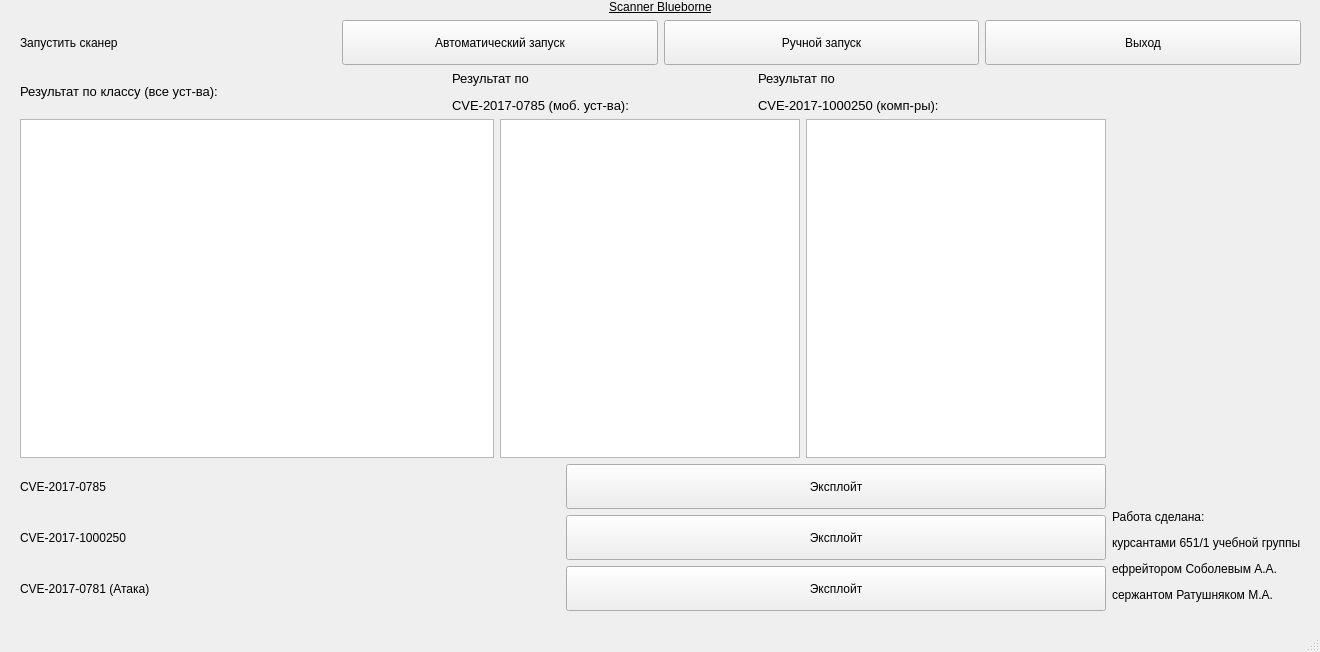
<?xml version="1.0" encoding="UTF-8"?>
<ui version="4.0">
 <class>MainWindow</class>
 <widget class="QMainWindow" name="MainWindow">
  <property name="geometry">
   <rect>
    <x>0</x>
    <y>0</y>
    <width>1320</width>
    <height>652</height>
   </rect>
  </property>
  <property name="minimumSize">
   <size>
    <width>1320</width>
    <height>652</height>
   </size>
  </property>
  <property name="maximumSize">
   <size>
    <width>1320</width>
    <height>652</height>
   </size>
  </property>
  <property name="windowTitle">
   <string>Scanner_Blueborne</string>
  </property>
  <widget class="QWidget" name="centralwidget">
   <widget class="QWidget" name="layoutWidget">
    <property name="geometry">
     <rect>
      <x>20</x>
      <y>0</y>
      <width>1281</width>
      <height>611</height>
     </rect>
    </property>
    <layout class="QVBoxLayout" name="verticalLayout_4">
     <item>
      <widget class="QLabel" name="label">
       <property name="styleSheet">
        <string notr="true">font: 75 28pt &quot;Cantarell&quot;;
text-decoration: underline;</string>
       </property>
       <property name="text">
        <string>&lt;html&gt;&lt;head/&gt;&lt;body&gt;&lt;p align=&quot;center&quot;&gt;Scanner Blueborne&lt;/p&gt;&lt;/body&gt;&lt;/html&gt;</string>
       </property>
      </widget>
     </item>
     <item>
      <layout class="QVBoxLayout" name="verticalLayout_3">
       <item>
        <layout class="QHBoxLayout" name="horizontalLayout">
         <item>
          <widget class="QLabel" name="label_2">
           <property name="styleSheet">
            <string notr="true">font: 75 14pt &quot;Open Sans Condensed&quot;;
</string>
           </property>
           <property name="text">
            <string>Запустить сканер</string>
           </property>
           <property name="buddy">
            <cstring>start</cstring>
           </property>
          </widget>
         </item>
         <item>
          <widget class="QPushButton" name="start">
           <property name="minimumSize">
            <size>
             <width>0</width>
             <height>45</height>
            </size>
           </property>
           <property name="text">
            <string>Автоматический запуск</string>
           </property>
          </widget>
         </item>
         <item>
          <widget class="QPushButton" name="start_2">
           <property name="minimumSize">
            <size>
             <width>0</width>
             <height>45</height>
            </size>
           </property>
           <property name="text">
            <string>Ручной запуск</string>
           </property>
          </widget>
         </item>
         <item>
          <widget class="QPushButton" name="exit">
           <property name="minimumSize">
            <size>
             <width>0</width>
             <height>45</height>
            </size>
           </property>
           <property name="text">
            <string>Выход</string>
           </property>
          </widget>
         </item>
        </layout>
       </item>
       <item>
        <layout class="QHBoxLayout" name="horizontalLayout_6">
         <item>
          <widget class="QLabel" name="label_3">
           <property name="maximumSize">
            <size>
             <width>500</width>
             <height>16777215</height>
            </size>
           </property>
           <property name="styleSheet">
            <string notr="true">font: 75 14pt &quot;Open Sans Condensed&quot;;
</string>
           </property>
           <property name="text">
            <string>&lt;html&gt;&lt;head/&gt;&lt;body&gt;&lt;p&gt;&lt;span style=&quot; font-size:10pt;&quot;&gt;Результат по классу (все уст-ва):&lt;/span&gt;&lt;/p&gt;&lt;/body&gt;&lt;/html&gt;</string>
           </property>
          </widget>
         </item>
         <item>
          <widget class="QLabel" name="label_8">
           <property name="maximumSize">
            <size>
             <width>300</width>
             <height>16777215</height>
            </size>
           </property>
           <property name="styleSheet">
            <string notr="true">font: 75 14pt &quot;Open Sans Condensed&quot;;
</string>
           </property>
           <property name="text">
            <string>&lt;html&gt;&lt;head/&gt;&lt;body&gt;&lt;p&gt;&lt;span style=&quot; font-size:10pt;&quot;&gt;Результат по &lt;/span&gt;&lt;/p&gt;&lt;p&gt;&lt;span style=&quot; font-size:10pt;&quot;&gt;CVE-2017-0785 (моб. уст-ва):&lt;/span&gt;&lt;/p&gt;&lt;/body&gt;&lt;/html&gt;</string>
           </property>
          </widget>
         </item>
         <item>
          <widget class="QLabel" name="label_9">
           <property name="maximumSize">
            <size>
             <width>300</width>
             <height>16777215</height>
            </size>
           </property>
           <property name="styleSheet">
            <string notr="true">font: 75 14pt &quot;Open Sans Condensed&quot;;
</string>
           </property>
           <property name="text">
            <string>&lt;html&gt;&lt;head/&gt;&lt;body&gt;&lt;p&gt;&lt;span style=&quot; font-size:10pt;&quot;&gt;Результат по &lt;/span&gt;&lt;/p&gt;&lt;p&gt;&lt;span style=&quot; font-size:10pt;&quot;&gt;CVE-2017-1000250 (комп-ры):&lt;/span&gt;&lt;/p&gt;&lt;/body&gt;&lt;/html&gt;</string>
           </property>
          </widget>
         </item>
         <item>
          <widget class="QLabel" name="label_11">
           <property name="maximumSize">
            <size>
             <width>237</width>
             <height>16777215</height>
            </size>
           </property>
           <property name="text">
            <string/>
           </property>
          </widget>
         </item>
        </layout>
       </item>
       <item>
        <layout class="QHBoxLayout" name="horizontalLayout_2">
         <item>
          <layout class="QVBoxLayout" name="verticalLayout">
           <item>
            <layout class="QHBoxLayout" name="horizontalLayout_5">
             <item>
              <widget class="QTextEdit" name="textEdit">
               <property name="maximumSize">
                <size>
                 <width>500</width>
                 <height>16777215</height>
                </size>
               </property>
               <property name="readOnly">
                <bool>true</bool>
               </property>
              </widget>
             </item>
             <item>
              <widget class="QTextEdit" name="textEdit_3">
               <property name="maximumSize">
                <size>
                 <width>300</width>
                 <height>16777215</height>
                </size>
               </property>
               <property name="readOnly">
                <bool>true</bool>
               </property>
              </widget>
             </item>
             <item>
              <widget class="QTextEdit" name="textEdit_2">
               <property name="maximumSize">
                <size>
                 <width>300</width>
                 <height>16777215</height>
                </size>
               </property>
               <property name="readOnly">
                <bool>true</bool>
               </property>
              </widget>
             </item>
            </layout>
           </item>
           <item>
            <layout class="QHBoxLayout" name="horizontalLayout_3">
             <item>
              <widget class="QLabel" name="label_6">
               <property name="styleSheet">
                <string notr="true">font: 75 14pt &quot;Open Sans Condensed&quot;;
</string>
               </property>
               <property name="text">
                <string>CVE-2017-0785</string>
               </property>
              </widget>
             </item>
             <item>
              <widget class="QPushButton" name="pushButton">
               <property name="minimumSize">
                <size>
                 <width>0</width>
                 <height>45</height>
                </size>
               </property>
               <property name="text">
                <string>Эксплойт</string>
               </property>
              </widget>
             </item>
            </layout>
           </item>
           <item>
            <layout class="QHBoxLayout" name="horizontalLayout_4">
             <item>
              <widget class="QLabel" name="label_7">
               <property name="styleSheet">
                <string notr="true">font: 75 14pt &quot;Open Sans Condensed&quot;;
</string>
               </property>
               <property name="text">
                <string>CVE-2017-1000250</string>
               </property>
              </widget>
             </item>
             <item>
              <widget class="QPushButton" name="pushButton_2">
               <property name="minimumSize">
                <size>
                 <width>0</width>
                 <height>45</height>
                </size>
               </property>
               <property name="text">
                <string>Эксплойт</string>
               </property>
              </widget>
             </item>
            </layout>
           </item>
           <item>
            <layout class="QHBoxLayout" name="horizontalLayout_7">
             <item>
              <widget class="QLabel" name="label_10">
               <property name="styleSheet">
                <string notr="true">font: 75 14pt &quot;Open Sans Condensed&quot;;
</string>
               </property>
               <property name="text">
                <string>CVE-2017-0781 (Атака) </string>
               </property>
              </widget>
             </item>
             <item>
              <widget class="QPushButton" name="pushButton_3">
               <property name="minimumSize">
                <size>
                 <width>0</width>
                 <height>45</height>
                </size>
               </property>
               <property name="text">
                <string>Эксплойт</string>
               </property>
              </widget>
             </item>
            </layout>
           </item>
          </layout>
         </item>
         <item>
          <layout class="QVBoxLayout" name="verticalLayout_2">
           <item>
            <widget class="QLabel" name="label_4">
             <property name="minimumSize">
              <size>
               <width>0</width>
               <height>270</height>
              </size>
             </property>
             <property name="text">
              <string>&lt;html&gt;&lt;head/&gt;&lt;body&gt;&lt;p align=&quot;center&quot;&gt;&lt;img src=&quot;:/newPrefix/imgonline-com-ua-Resize-R3o64mqMxjjBjd8o.jpg&quot;/&gt;&lt;/p&gt;&lt;/body&gt;&lt;/html&gt;</string>
             </property>
            </widget>
           </item>
           <item>
            <widget class="QLabel" name="label_5">
             <property name="maximumSize">
              <size>
               <width>16777215</width>
               <height>110</height>
              </size>
             </property>
             <property name="text">
              <string>&lt;html&gt;&lt;head/&gt;&lt;body&gt;&lt;p&gt;Работа сделана:&lt;/p&gt;&lt;p&gt;курсантами 651/1 учебной группы&lt;/p&gt;&lt;p&gt;ефрейтором Соболевым А.А.&lt;/p&gt;&lt;p&gt;сержантом Ратушняком М.А.&lt;/p&gt;&lt;/body&gt;&lt;/html&gt;</string>
             </property>
            </widget>
           </item>
          </layout>
         </item>
        </layout>
       </item>
      </layout>
     </item>
    </layout>
   </widget>
  </widget>
  <widget class="QMenuBar" name="menubar">
   <property name="geometry">
    <rect>
     <x>0</x>
     <y>0</y>
     <width>1320</width>
     <height>22</height>
    </rect>
   </property>
  </widget>
  <widget class="QStatusBar" name="statusbar"/>
 </widget>
 <resources>
  <include location="src.qrc"/>
 </resources>
 <connections/>
</ui>
